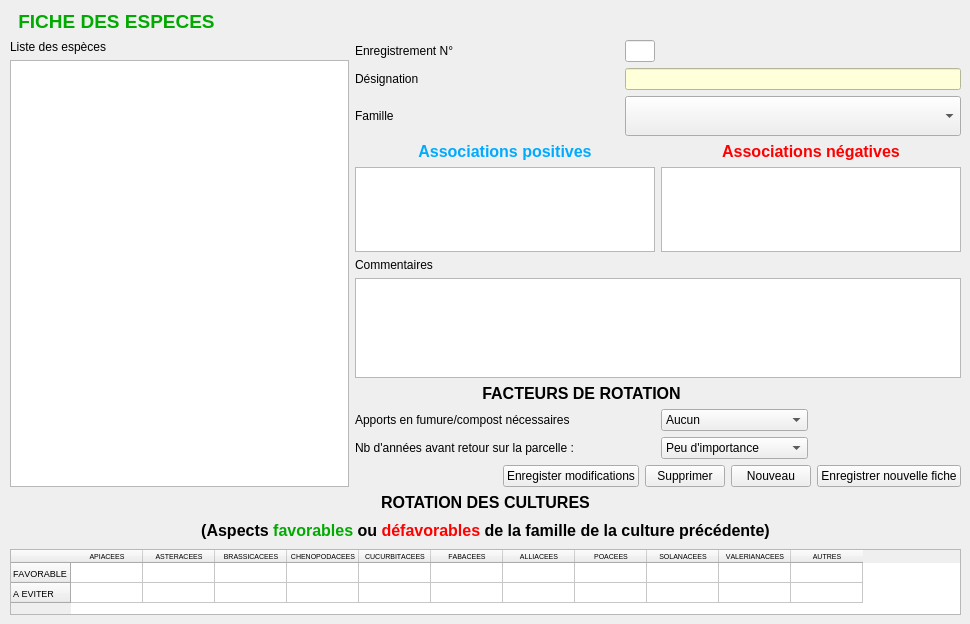
       <widget class="QWidget" name="tabEspeces">
        <attribute name="title">
         <string>Espèces</string>
        </attribute>
        <widget class="QLabel" name="label_40">
         <property name="geometry">
          <rect>
           <x>10</x>
           <y>10</y>
           <width>213</width>
           <height>23</height>
          </rect>
         </property>
         <property name="font">
          <font>
           <pointsize>14</pointsize>
           <weight>75</weight>
           <bold>true</bold>
          </font>
         </property>
         <property name="text">
          <string>&lt;html&gt;&lt;head/&gt;&lt;body&gt;&lt;p&gt;&lt;span style=&quot; color:#00aa00;&quot;&gt;FICHE DES ESPECES&lt;/span&gt;&lt;/p&gt;&lt;/body&gt;&lt;/html&gt;</string>
         </property>
         <property name="alignment">
          <set>Qt::AlignCenter</set>
         </property>
        </widget>
        <widget class="QWidget" name="layoutWidgeta">
         <property name="geometry">
          <rect>
           <x>10</x>
           <y>40</y>
           <width>951</width>
           <height>575</height>
          </rect>
         </property>
         <layout class="QVBoxLayout" name="verticalLayout_5">
          <item>
           <layout class="QHBoxLayout" name="horizontalLayout_23">
            <item>
             <layout class="QVBoxLayout" name="verticalLayout_27">
              <item>
               <widget class="QLabel" name="label_18">
                <property name="text">
                 <string>Liste des espèces</string>
                </property>
               </widget>
              </item>
              <item>
               <widget class="QTableView" name="tableView_especes">
                <property name="minimumSize">
                 <size>
                  <width>280</width>
                  <height>300</height>
                 </size>
                </property>
                <property name="maximumSize">
                 <size>
                  <width>350</width>
                  <height>450</height>
                 </size>
                </property>
                <attribute name="verticalHeaderVisible">
                 <bool>false</bool>
                </attribute>
               </widget>
              </item>
             </layout>
            </item>
            <item>
             <layout class="QGridLayout" name="gridLayout_5">
              <item row="8" column="0">
               <widget class="QLabel" name="label_22">
                <property name="text">
                 <string>Apports en fumure/compost nécessaires</string>
                </property>
               </widget>
              </item>
              <item row="2" column="0">
               <widget class="QLabel" name="label_24">
                <property name="text">
                 <string>Famille</string>
                </property>
               </widget>
              </item>
              <item row="7" column="0" colspan="3">
               <widget class="QLabel" name="label_39">
                <property name="font">
                 <font>
                  <pointsize>12</pointsize>
                  <weight>75</weight>
                  <bold>true</bold>
                 </font>
                </property>
                <property name="text">
                 <string>FACTEURS DE ROTATION</string>
                </property>
                <property name="alignment">
                 <set>Qt::AlignCenter</set>
                </property>
               </widget>
              </item>
              <item row="6" column="0" colspan="4">
               <widget class="QTextEdit" name="textEdit_especes_commentaires">
                <property name="minimumSize">
                 <size>
                  <width>0</width>
                  <height>100</height>
                 </size>
                </property>
                <property name="maximumSize">
                 <size>
                  <width>16777215</width>
                  <height>100</height>
                 </size>
                </property>
               </widget>
              </item>
              <item row="3" column="2" colspan="2">
               <widget class="QLabel" name="label_17">
                <property name="font">
                 <font>
                  <pointsize>12</pointsize>
                  <weight>75</weight>
                  <bold>true</bold>
                 </font>
                </property>
                <property name="text">
                 <string>&lt;html&gt;&lt;head/&gt;&lt;body&gt;&lt;p align=&quot;center&quot;&gt;&lt;span style=&quot; color:#ff0000;&quot;&gt;Associations négatives&lt;/span&gt;&lt;/p&gt;&lt;/body&gt;&lt;/html&gt;</string>
                </property>
               </widget>
              </item>
              <item row="4" column="2" colspan="2">
               <widget class="QTextEdit" name="textEdit_negatif">
                <property name="minimumSize">
                 <size>
                  <width>300</width>
                  <height>0</height>
                 </size>
                </property>
                <property name="maximumSize">
                 <size>
                  <width>16777215</width>
                  <height>100</height>
                 </size>
                </property>
               </widget>
              </item>
              <item row="4" column="0" colspan="2">
               <widget class="QTextEdit" name="textEdit_positif">
                <property name="minimumSize">
                 <size>
                  <width>300</width>
                  <height>0</height>
                 </size>
                </property>
                <property name="maximumSize">
                 <size>
                  <width>16777215</width>
                  <height>100</height>
                 </size>
                </property>
               </widget>
              </item>
              <item row="1" column="0">
               <widget class="QLabel" name="label_7">
                <property name="text">
                 <string>Désignation</string>
                </property>
               </widget>
              </item>
              <item row="0" column="1">
               <widget class="QLineEdit" name="lineEdit_Id_especes">
                <property name="minimumSize">
                 <size>
                  <width>30</width>
                  <height>0</height>
                 </size>
                </property>
                <property name="maximumSize">
                 <size>
                  <width>30</width>
                  <height>16777215</height>
                 </size>
                </property>
                <property name="readOnly">
                 <bool>true</bool>
                </property>
               </widget>
              </item>
              <item row="1" column="1" colspan="3">
               <widget class="QLineEdit" name="lineEdit_designation_espece">
                <property name="styleSheet">
                 <string notr="true">background-color: rgb(255, 255, 217);</string>
                </property>
               </widget>
              </item>
              <item row="3" column="0" colspan="2">
               <widget class="QLabel" name="label_16">
                <property name="font">
                 <font>
                  <pointsize>12</pointsize>
                  <weight>75</weight>
                  <bold>true</bold>
                 </font>
                </property>
                <property name="text">
                 <string>&lt;html&gt;&lt;head/&gt;&lt;body&gt;&lt;p align=&quot;center&quot;&gt;&lt;span style=&quot; color:#00aaff;&quot;&gt;Associations positives&lt;/span&gt;&lt;/p&gt;&lt;/body&gt;&lt;/html&gt;</string>
                </property>
               </widget>
              </item>
              <item row="2" column="1" colspan="3">
               <widget class="QComboBox" name="comboBox_familles_de_especes">
                <property name="minimumSize">
                 <size>
                  <width>200</width>
                  <height>40</height>
                 </size>
                </property>
               </widget>
              </item>
              <item row="0" column="0">
               <widget class="QLabel" name="label_9">
                <property name="text">
                 <string>Enregistrement N°</string>
                </property>
               </widget>
              </item>
              <item row="5" column="0">
               <widget class="QLabel" name="label_36">
                <property name="text">
                 <string>Commentaires</string>
                </property>
               </widget>
              </item>
              <item row="9" column="0">
               <widget class="QLabel" name="label_35">
                <property name="text">
                 <string>Nb d'années avant retour sur la parcelle : </string>
                </property>
               </widget>
              </item>
              <item row="9" column="2">
               <widget class="QComboBox" name="comboBox_rotation_annees">
                <item>
                 <property name="text">
                  <string>Peu d'importance</string>
                 </property>
                </item>
                <item>
                 <property name="text">
                  <string>1 an</string>
                 </property>
                </item>
                <item>
                 <property name="text">
                  <string>2 ans</string>
                 </property>
                </item>
                <item>
                 <property name="text">
                  <string>3 ans</string>
                 </property>
                </item>
                <item>
                 <property name="text">
                  <string>4 ans</string>
                 </property>
                </item>
                <item>
                 <property name="text">
                  <string>5 ans</string>
                 </property>
                </item>
                <item>
                 <property name="text">
                  <string>6 ans</string>
                 </property>
                </item>
                <item>
                 <property name="text">
                  <string>7 ans</string>
                 </property>
                </item>
               </widget>
              </item>
              <item row="8" column="2">
               <widget class="QComboBox" name="comboBox_rotation_compost">
                <item>
                 <property name="text">
                  <string>Aucun</string>
                 </property>
                </item>
                <item>
                 <property name="text">
                  <string>Faibles</string>
                 </property>
                </item>
                <item>
                 <property name="text">
                  <string>Moyens</string>
                 </property>
                </item>
                <item>
                 <property name="text">
                  <string>Importants</string>
                 </property>
                </item>
               </widget>
              </item>
              <item row="10" column="0" colspan="4">
               <layout class="QHBoxLayout" name="horizontalLayout_3">
                <item>
                 <spacer name="horizontalSpacer_3">
                  <property name="orientation">
                   <enum>Qt::Horizontal</enum>
                  </property>
                  <property name="sizeHint" stdset="0">
                   <size>
                    <width>40</width>
                    <height>20</height>
                   </size>
                  </property>
                 </spacer>
                </item>
                <item>
                 <widget class="QPushButton" name="pushButton_Modifier_especes">
                  <property name="maximumSize">
                   <size>
                    <width>180</width>
                    <height>16777215</height>
                   </size>
                  </property>
                  <property name="text">
                   <string>Enregister modifications</string>
                  </property>
                 </widget>
                </item>
                <item>
                 <widget class="QPushButton" name="pushButton_Supprimer_especes">
                  <property name="maximumSize">
                   <size>
                    <width>100</width>
                    <height>16777215</height>
                   </size>
                  </property>
                  <property name="text">
                   <string>Supprimer</string>
                  </property>
                 </widget>
                </item>
                <item>
                 <widget class="QPushButton" name="pushButton_Nouveau_especes">
                  <property name="maximumSize">
                   <size>
                    <width>100</width>
                    <height>16777215</height>
                   </size>
                  </property>
                  <property name="text">
                   <string>Nouveau</string>
                  </property>
                 </widget>
                </item>
                <item>
                 <widget class="QPushButton" name="pushButton_enregistrer_especes">
                  <property name="maximumSize">
                   <size>
                    <width>180</width>
                    <height>16777215</height>
                   </size>
                  </property>
                  <property name="text">
                   <string>Enregistrer nouvelle fiche</string>
                  </property>
                 </widget>
                </item>
               </layout>
              </item>
             </layout>
            </item>
           </layout>
          </item>
          <item>
           <layout class="QVBoxLayout" name="verticalLayout_4">
            <item>
             <widget class="QLabel" name="label_37">
              <property name="maximumSize">
               <size>
                <width>16777215</width>
                <height>30</height>
               </size>
              </property>
              <property name="font">
               <font>
                <pointsize>12</pointsize>
                <weight>75</weight>
                <bold>true</bold>
               </font>
              </property>
              <property name="text">
               <string>ROTATION DES CULTURES</string>
              </property>
              <property name="alignment">
               <set>Qt::AlignCenter</set>
              </property>
             </widget>
            </item>
            <item>
             <widget class="QLabel" name="label_38">
              <property name="minimumSize">
               <size>
                <width>0</width>
                <height>25</height>
               </size>
              </property>
              <property name="maximumSize">
               <size>
                <width>16777215</width>
                <height>25</height>
               </size>
              </property>
              <property name="font">
               <font>
                <pointsize>12</pointsize>
                <weight>75</weight>
                <bold>true</bold>
               </font>
              </property>
              <property name="text">
               <string>&lt;html&gt;&lt;head/&gt;&lt;body&gt;&lt;p&gt;&lt;span style=&quot; color:#000000;&quot;&gt;(Aspects &lt;/span&gt;&lt;span style=&quot; color:#00aa00;&quot;&gt;favorables&lt;/span&gt;&lt;span style=&quot; color:#000000;&quot;&gt; ou &lt;/span&gt;&lt;span style=&quot; color:#ff0000;&quot;&gt;défavorables&lt;/span&gt;&lt;span style=&quot; color:#000000;&quot;&gt; de la famille de la culture précédente)&lt;/span&gt;&lt;/p&gt;&lt;/body&gt;&lt;/html&gt;</string>
              </property>
              <property name="alignment">
               <set>Qt::AlignCenter</set>
              </property>
             </widget>
            </item>
            <item>
             <widget class="QTableWidget" name="tableWidget_rotation">
              <property name="minimumSize">
               <size>
                <width>820</width>
                <height>65</height>
               </size>
              </property>
              <property name="maximumSize">
               <size>
                <width>1200</width>
                <height>80</height>
               </size>
              </property>
              <property name="font">
               <font>
                <pointsize>7</pointsize>
                <weight>50</weight>
                <bold>false</bold>
                <kerning>false</kerning>
               </font>
              </property>
              <property name="editTriggers">
               <set>QAbstractItemView::NoEditTriggers</set>
              </property>
              <property name="selectionMode">
               <enum>QAbstractItemView::NoSelection</enum>
              </property>
              <attribute name="horizontalHeaderDefaultSectionSize">
               <number>72</number>
              </attribute>
              <attribute name="verticalHeaderMinimumSectionSize">
               <number>20</number>
              </attribute>
              <attribute name="verticalHeaderDefaultSectionSize">
               <number>20</number>
              </attribute>
              <row>
               <property name="text">
                <string>FAVORABLE</string>
               </property>
              </row>
              <row>
               <property name="text">
                <string>A EVITER</string>
               </property>
              </row>
              <column>
               <property name="text">
                <string>APIACEES</string>
               </property>
               <property name="font">
                <font>
                 <pointsize>5</pointsize>
                </font>
               </property>
               <property name="background">
                <color>
                 <red>255</red>
                 <green>85</green>
                 <blue>0</blue>
                </color>
               </property>
              </column>
              <column>
               <property name="text">
                <string>ASTERACEES</string>
               </property>
               <property name="font">
                <font>
                 <pointsize>5</pointsize>
                </font>
               </property>
               <property name="background">
                <color>
                 <red>170</red>
                 <green>170</green>
                 <blue>127</blue>
                </color>
               </property>
              </column>
              <column>
               <property name="text">
                <string>BRASSICACEES</string>
               </property>
               <property name="font">
                <font>
                 <pointsize>5</pointsize>
                </font>
               </property>
               <property name="background">
                <color>
                 <red>170</red>
                 <green>255</green>
                 <blue>255</blue>
                </color>
               </property>
              </column>
              <column>
               <property name="text">
                <string>CHENOPODACEES</string>
               </property>
               <property name="font">
                <font>
                 <pointsize>5</pointsize>
                </font>
               </property>
               <property name="background">
                <color>
                 <red>255</red>
                 <green>85</green>
                 <blue>127</blue>
                </color>
               </property>
              </column>
              <column>
               <property name="text">
                <string>CUCURBITACEES</string>
               </property>
               <property name="font">
                <font>
                 <pointsize>5</pointsize>
                </font>
               </property>
               <property name="background">
                <color>
                 <red>255</red>
                 <green>170</green>
                 <blue>127</blue>
                </color>
               </property>
              </column>
              <column>
               <property name="text">
                <string>FABACEES</string>
               </property>
               <property name="font">
                <font>
                 <pointsize>5</pointsize>
                </font>
               </property>
               <property name="background">
                <color>
                 <red>0</red>
                 <green>255</green>
                 <blue>0</blue>
                </color>
               </property>
              </column>
              <column>
               <property name="text">
                <string>ALLIACEES</string>
               </property>
               <property name="font">
                <font>
                 <pointsize>5</pointsize>
                </font>
               </property>
               <property name="background">
                <color>
                 <red>255</red>
                 <green>255</green>
                 <blue>127</blue>
                </color>
               </property>
              </column>
              <column>
               <property name="text">
                <string>POACEES</string>
               </property>
               <property name="font">
                <font>
                 <pointsize>5</pointsize>
                </font>
               </property>
               <property name="background">
                <color>
                 <red>170</red>
                 <green>170</green>
                 <blue>255</blue>
                </color>
               </property>
              </column>
              <column>
               <property name="text">
                <string>SOLANACEES</string>
               </property>
               <property name="font">
                <font>
                 <pointsize>5</pointsize>
                </font>
               </property>
               <property name="background">
                <color>
                 <red>255</red>
                 <green>0</green>
                 <blue>255</blue>
                </color>
               </property>
              </column>
              <column>
               <property name="text">
                <string>VALERIANACEES</string>
               </property>
               <property name="font">
                <font>
                 <pointsize>5</pointsize>
                </font>
               </property>
               <property name="background">
                <color>
                 <red>85</red>
                 <green>255</green>
                 <blue>127</blue>
                </color>
               </property>
              </column>
              <column>
               <property name="text">
                <string>AUTRES</string>
               </property>
               <property name="font">
                <font>
                 <pointsize>5</pointsize>
                </font>
               </property>
               <property name="background">
                <color>
                 <red>222</red>
                 <green>216</green>
                 <blue>215</blue>
                </color>
               </property>
              </column>
              <item row="0" column="0">
               <property name="text">
                <string/>
               </property>
               <property name="font">
                <font>
                 <pointsize>8</pointsize>
                </font>
               </property>
              </item>
             </widget>
            </item>
           </layout>
          </item>
         </layout>
        </widget>
       </widget>
